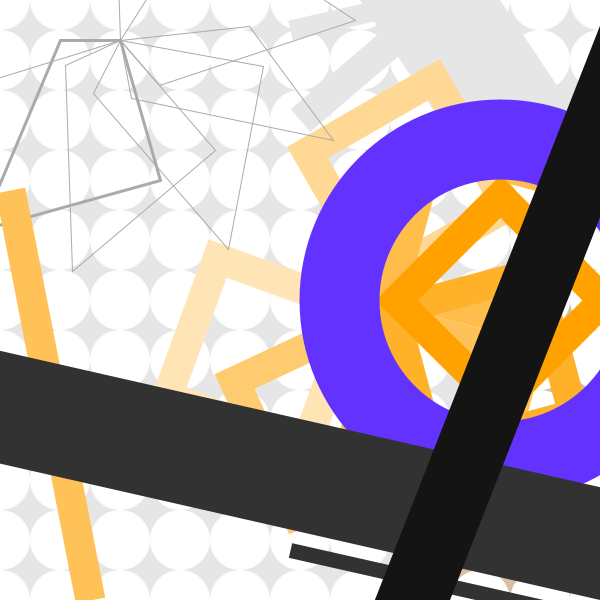
Frame 1 (no input)
Frame 60 (the mouse pressed at the canvas centre just before this capture): identical to frame 1, image omitted
Frame 120 (the mouse held since frame 60 and released just before this capture): identical to frame 1, image omitted

The Processing sketch that drew this single still picture (run headless with seeded random() and noise(); from frame 60 on, the mouse is pressed at the canvas centre):

// Processing sketch: processing_14291
// ── processing_14291.pde

int x=500;
int y=300;
int radius = 161;
int z = 400;

void setup() {
  size(600,600);
  smooth();
  ellipseMode(RADIUS);

}

void draw() {
  background(230);
    noStroke();
  fill(217,191,166);
  quad(z,630,z+345,-250,600,0,600,600);
  
for ( int i=0; i<=height; i +=60){
  for (int o =0; o<=width; o +=60){
    fill(255);
    noStroke();
    ellipse(i,o,30,30);
  }
}
  

  //right background
  noStroke();
  fill(230);
  quad(360,0,500,0,600,150,460,150);

  stroke(230);
  strokeCap(SQUARE);
  strokeWeight(30);
  line(300,120,440,0);
  strokeWeight(20);
  line(290,30,420,0);


  //right center square
  noFill();
  strokeWeight(30);
  stroke(255,228,182);
  quad(167.65,396.69,305.57,446.89,355.77,308.97,217.85,258.76);
  stroke(255,203,113);
  quad(371.74,317.06,234.72,381.96,296.75,514.99,429.78,452.96);
  stroke(255,194,88);
  quad(385.61,318,347.62,460.15,489.39,498.14,527.38,356.36);
    stroke(255,216,149);
  quad(380.49,279.51,507.60,206.12,434.21,79.01,307.10,152.4);
      stroke(255,189,75);
  quad(393.37,289.39,535.15,327.38,573.14,185.61,431.36,147.62);
  stroke(255,177,41);
  quad(393.37,310.61,431.36,452.38,573.14,414.39,535.15,272.62);
  stroke(255,162,0);
  quad(396.21,300,500,403.79,603.79,300,500,196.21);


  strokeWeight(3);
  noFill();
  stroke(170);
  quad(120,40,60,40,-20,230,160,180);
  strokeWeight(1);
  quad(120,40,65.56,65.22,72.83,271.25,215.14,150.22);
  quad(120,40,93.44,93.8,228.39,249.65,263.24,66.11);
  quad(120,40,131.58,98.87,333.44,140.71,249.65,26.26);
  quad(120,40,159.56,85.12,355.16,20.01,198.9,-82.37);
  quad(120,40,118.3,-19.98,-73.89,-94.55,-18.81,83.95);


  stroke(255,194,88);///////////////change!@!!!!!!!!!!
  strokeWeight(30);
  line(10,190,90,600);

  //Circle

  stroke(100,50,255);
  strokeWeight(80);
  noFill();
  float d=dist(x,y,mouseX,mouseY);
  if(d<radius) {
    radius++;
  }
  else {
    noFill();
  }
  ellipse(x,y,radius,radius);
  strokeWeight(1);
  {

    
    
strokeWeight(110);
stroke(50);
line(-30,400,630,550);

strokeWeight(15);
line(290,550,600,620);}




if(keyCode==RIGHT){
    z++;}
    else if(keyCode == LEFT){
      z--;}else{
      noFill();}
      
      strokeWeight(70);
      stroke(20);
    line(z,630,z+345,-250);
}
void mousePressed() {
  radius=161;
}
